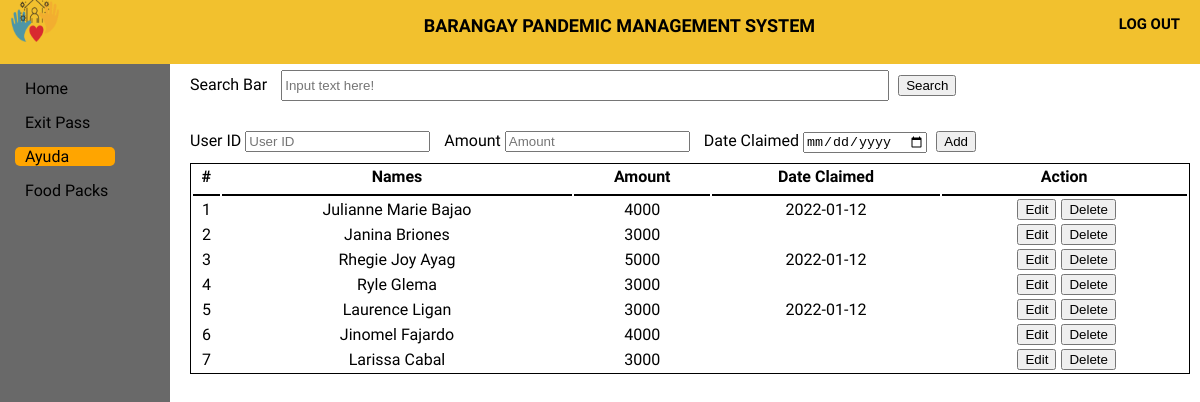
/Ayuda/ayuda.php (signed in), run on the app's committed database.
### tables this page shows
CREATE TABLE `ayuda` (
  `ayudaID` int(11) NOT NULL,
  `userID` int(11) NOT NULL,
  `name2` varchar(50) NOT NULL,
  `amount` int(50) NOT NULL,
  `barangay` varchar(50) NOT NULL,
  `date_claimed` varchar(50) NOT NULL
);

### Connection/session.php (called while the page is built, shortened)
<?php
	require 'db_conn.php';
	$query = $conn->query("SELECT * FROM `users` WHERE `userID` = '$_SESSION[userID]'") or die(mysqli_error());
	$fetch = $query->fetch_array();
	$barangay = $fetch['barangay'];
?>

### Ayuda/ayuda.php (the view, shortened to what this page needs)
<!DOCTYPE html>
<?php
	require '../Connection/session.php';
?>
<html>
<html>
<head>
	<link rel="stylesheet" type="text/css" href="ayuda.css">
</head>
<body>
	<header>
		<div class="log_out">
			<a href="../Logout/logout.php" class="logout_btn"><h5>LOG OUT</h5></a>
		</div>
		<div class="title">
			<h5>BARANGAY PANDEMIC MANAGEMENT SYSTEM</h5>
		</div>
		<div class="logobox">
			<img src="logo1.png" class="logo">
		</div>
	</header>
	<div class="sidebar">
		<a href="../home page/home.php"><span>Home</span></a>
		<a href="../ExitPass/exitpass.php"><span>Exit Pass</span></a>
		<a href="../Ayuda/Ayuda.php" id="main"><span>Ayuda</span></a>
		<a href="../Food pack/Food pack.php"><span>Food Packs</span></a>
	</div>
	<div class="content">
		<form action="aresult.php" method="get">
		<div class="Cheader">
			<label>Search Bar</label>
			<input type="text" name="search" id="searchbar" placeholder="Input text here!">
			<button type="submit" >Search</button>
		</div>
		</form>
		<form action="addayuda-check.php" method="POST">
		<div class="Add">
			<label>User ID</label>
			<input type="text" name="userID" id="userID" placeholder="User ID">
			<label>Amount</label>
			<input type="text" name="amount" id="Amount" placeholder="Amount">
			<label>Date Claimed</label>
			<input type="Date" name="date_claimed" id="date_claimed">
			<button type="submit" name="add-ayuda" class="submit">Add</button>
		</div>
		</form>
		<table class="table1">
		  <tr>
		  	<th>#</th>
		    <th>Names</th>
		    <th>Amount</th>
		    <th>Date Claimed</th>
		    <th>Action</th>
		  </tr>
		  <tbody>
					<?php
						require '../Connection/db_conn.php';
						require '../Connection/session.php';
						$query = $conn->query("SELECT *  FROM `ayuda` WHERE barangay = ('$barangay');") or die(mysqli_error());
						while($fetch = $query->fetch_array()){
					?>
						<tr>
							<td><?php echo $fetch['ayudaID']?></td>
							<td><?php echo $fetch['name2']?></td>
							<td><?php echo $fetch['amount']?></td>
							<td><?php echo $fetch['date_claimed']?></td>
    						<td><center></a><a href = "edit-ayuda.php?ayudaID=<?php echo $fetch['ayudaID']?>"><i></i><button>Edit</button></a><a onclick = "confirmationDelete(this); return false;" href = "delete-ayuda.php?ayudaID=<?php echo $fetch['ayudaID']?>"><i></i><button> Delete</button></a></center></td>
  </tr>
 					 <?php
						}
					?>
					</tbody>
		</table>
	</div>
</body>
</html>

### Ayuda/ayuda.css (style rules this page uses)
body { margin: 0; padding: 0; font-family: alata; min-height: 100vh; width: 100%; background-color: white; }
header { position: fixed; padding: 0; margin: 0; width: 100%; height: 8%; background: #F2C12E; }
.title { height: 1px; }
.title h5 { margin: 15px; text-align: center; font-size: 18px; margin-left: 10%; }
.log_out { margin-top: -10px; padding: 0; margin-right: 20px; float: right; }
.logout_btn { text-decoration: none; color: black; font-size: 18px; }
.logobox { margin-left: 10px; margin-top: -20px; }
.logo { height: 50px; width: 50px; }
.sidebar { top: 8%; padding: 10px; margin: 0; position: fixed; height: 100%; width: 150px; background-color: dimgray; }
.sidebar a { display: block; margin: 5px; margin-bottom: 15px; padding-left: 10px; text-decoration: none; color: black; box-sizing: border-box; }
.sidebar #main { width: 100px; background-color: orange; border-radius: 5px; }
.content { width: 85%; height: 95%px; position: absolute; margin-top: 5%; margin-left: 15%; }
.Cheader { margin: 10px; margin-bottom: 10px; }
.content button { margin-left: 5px; }
#searchbar { width: 60%; height: 25px; margin-left: 10px; margin-bottom: 20px; }
.Add label { margin-left: 10px; }
.table1 { margin: 10px; width: 98%; border: 1px solid black; }
.table1 th, td { text-align: center; }
.table1 th { border-bottom: 2px solid black; border-width: 10%; padding-bottom: 8px; }

### data on the page
ayuda: ayudaID "1", name2 "Julianne Marie Bajao", amount "4000", date_claimed "2022-01-12"
ayuda: ayudaID "2", name2 "Janina Briones", amount "3000"
ayuda: ayudaID "3", name2 "Rhegie Joy Ayag", amount "5000", date_claimed "2022-01-12"
ayuda: ayudaID "4", name2 "Ryle Glema", amount "3000"
ayuda: ayudaID "5", name2 "Laurence Ligan", amount "3000", date_claimed "2022-01-12"
ayuda: ayudaID "6", name2 "Jinomel Fajardo", amount "4000"
ayuda: ayudaID "7", name2 "Larissa Cabal", amount "3000"
